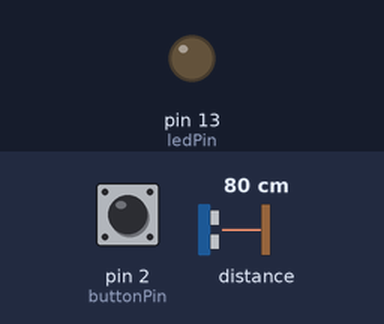
The sketch below on a simulated Arduino Uno, built with avr-gcc and run on an emulated ATmega328P. On the bench: output pins drawn as LEDs (lit = HIGH). Wiring (inferred from the names in the program): SRF02/SRF08 range finder at I2C address 0x70. Inputs (shaded band) come from the test bench; at power-on: pin 2 (buttonPin) LOW, distance to the obstacle 80 cm. What the sketch prints to the serial monitor is not drawn.

Above: at 1.2 s.
1.3 s: pin 2 (buttonPin) pulled HIGH for 0.15 s
At 1.4 s:
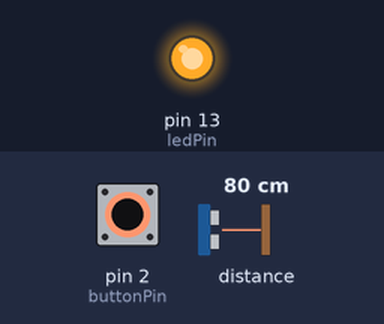
3.0 s: pin 2 (buttonPin) pulled HIGH for 1 s
At 4.8 s:
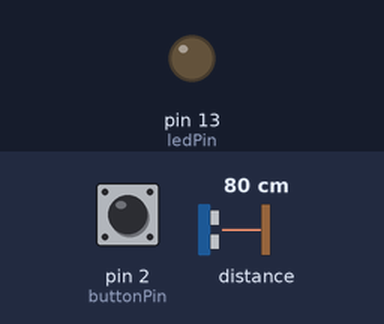
5.5 s: pin 2 (buttonPin) pulled HIGH for 3.2 s
At 5.9 s:
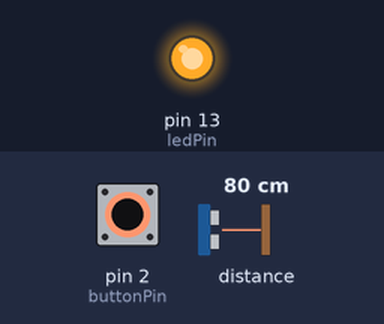
Timing chart, 0 to 10.2 s (numbered marks = the images above; inputs shaded):
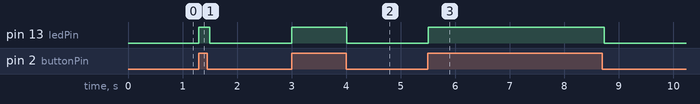

The sketch:

sonarTest1.ino
```cpp
#include <Wire.h>

/* Code for Arduino Uno R3
Assumes the sensor is using the default address
Sensor Connections:
Pin 7 to GND
Pin 6 to 5V
Pin 5 to SCL
Pin 4 to SDA
Requires pull-ups for SCL and SDA connected to 5V to work reliably
*/

//The Arduino Wire library uses the 7-bit version of the address, so the code example uses 0x70 instead of the 8-bit 0xE0
const byte SensorAddress = 0x70;
//The sensors ranging command has a value of 0x51
const byte  RangeCommand = 0x51;
//These are the two commands that need to be sent in sequence to change the sensor address
const byte  ChangeAddressCommand1 = 0xAA;
const byte  ChangeAddressCommand2 = 0xA5;

// set pin numbers:
const int buttonPin = 2;     // the number of the pushbutton pin
const int ledPin =  13;      // the number of the LED pin

// variables will change:
int prevButtonState = LOW;

void setup()
{
  // initialize the LED pin as an output:
  pinMode(ledPin, OUTPUT);
  // initialize the pushbutton pin as an input:
  pinMode(buttonPin, INPUT);
  digitalWrite(buttonPin, LOW);
  //Open serial connection at 9600 baud
  Serial.begin(9600);
  //Initiate Wire library for I2C communications with the I2CXL-MaxSonar-EZ
  Wire.begin();
}

void loop()
{
  // read the state of the pushbutton value:
  int buttonState = digitalRead(buttonPin);
  // check if the pushbutton is pressed.
  // if it is, the buttonState is HIGH:
  if( buttonState == HIGH ) {
    digitalWrite(ledPin, HIGH); // turn LED on
    takeRangeReading(); //Tell the sensor to perform a ranging cycle
    delay(100); //Wait for sensor to finish
    word range = requestRange(); //Get the range from the sensor
    Serial.print(range); //Print to the user
    Serial.print("; ");
  } else {
    if( prevButtonState == HIGH ) {
      Serial.print("\r\n");
    }
    // turn LED off:
    digitalWrite(ledPin, LOW);
    delay(100);
  }
  prevButtonState = buttonState;
}

//Commands the sensor to take a range reading
void takeRangeReading()
{
  Wire.beginTransmission(SensorAddress); //Start addressing
  Wire.write(RangeCommand); //send range command
  Wire.endTransmission(); //Stop and do something else now
}

//Returns the last range that the sensor determined in its last ranging cycle in centimeters. Returns 0 if there is no communication.
word requestRange()
{
  Wire.requestFrom(SensorAddress, byte(2));
  if(Wire.available() >= 2){ //Sensor responded with the two bytes
    byte HighByte = Wire.read(); //Read the high byte back
    byte LowByte = Wire.read(); //Read the low byte back
    word range = word(HighByte, LowByte); //Make a 16-bit word out of the two bytes for the range
    return range;
  } else {
    return word(0); //Else nothing was received, return 0
  }
}
```

Measured:
- after the input at 1.3 s, pin 13 (ledPin): LOW → HIGH at once, → LOW 0.20 s later
- after the input at 3.0 s, pin 13 (ledPin): LOW → HIGH at once, → LOW 1.0 s later
- after the input at 5.5 s, pin 13 (ledPin): LOW → HIGH at once, → LOW 3.2 s later
